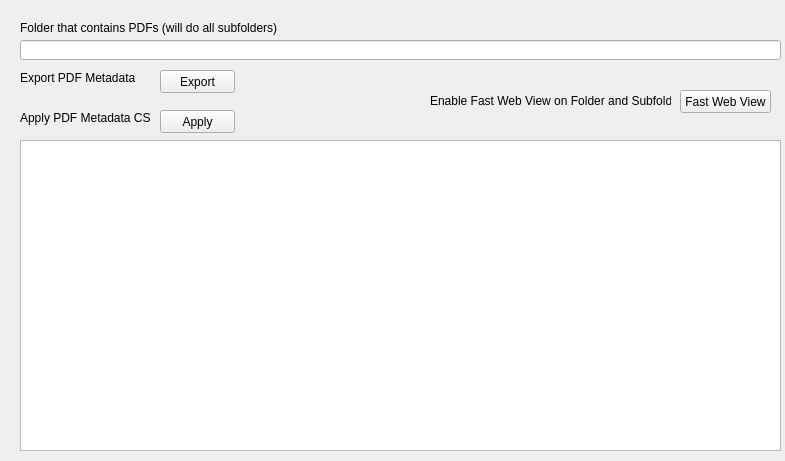
<?xml version="1.0" encoding="UTF-8"?>
<ui version="4.0">
 <class>MainWindow</class>
 <widget class="QMainWindow" name="MainWindow">
  <property name="geometry">
   <rect>
    <x>0</x>
    <y>0</y>
    <width>785</width>
    <height>461</height>
   </rect>
  </property>
  <property name="windowTitle">
   <string>PDF Metadata</string>
  </property>
  <widget class="QWidget" name="centralwidget">
   <widget class="QLineEdit" name="folderEntry">
    <property name="geometry">
     <rect>
      <x>20</x>
      <y>40</y>
      <width>761</width>
      <height>20</height>
     </rect>
    </property>
    <property name="text">
     <string/>
    </property>
   </widget>
   <widget class="QTextBrowser" name="textOutput">
    <property name="geometry">
     <rect>
      <x>20</x>
      <y>140</y>
      <width>761</width>
      <height>311</height>
     </rect>
    </property>
   </widget>
   <widget class="QLabel" name="label">
    <property name="geometry">
     <rect>
      <x>20</x>
      <y>20</y>
      <width>311</width>
      <height>16</height>
     </rect>
    </property>
    <property name="text">
     <string>Folder that contains PDFs (will do all subfolders)</string>
    </property>
   </widget>
   <widget class="QLabel" name="label_2">
    <property name="geometry">
     <rect>
      <x>20</x>
      <y>70</y>
      <width>121</width>
      <height>16</height>
     </rect>
    </property>
    <property name="text">
     <string>Export PDF Metadata</string>
    </property>
   </widget>
   <widget class="QLabel" name="label_3">
    <property name="geometry">
     <rect>
      <x>20</x>
      <y>110</y>
      <width>131</width>
      <height>16</height>
     </rect>
    </property>
    <property name="text">
     <string>Apply PDF Metadata CSV</string>
    </property>
   </widget>
   <widget class="QPushButton" name="exportButton">
    <property name="geometry">
     <rect>
      <x>160</x>
      <y>70</y>
      <width>75</width>
      <height>23</height>
     </rect>
    </property>
    <property name="text">
     <string>Export</string>
    </property>
   </widget>
   <widget class="QPushButton" name="applyButton">
    <property name="geometry">
     <rect>
      <x>160</x>
      <y>110</y>
      <width>75</width>
      <height>23</height>
     </rect>
    </property>
    <property name="text">
     <string>Apply</string>
    </property>
   </widget>
   <widget class="QPushButton" name="fastWebViewButton">
    <property name="geometry">
     <rect>
      <x>680</x>
      <y>90</y>
      <width>91</width>
      <height>23</height>
     </rect>
    </property>
    <property name="text">
     <string>Fast Web View</string>
    </property>
   </widget>
   <widget class="QLabel" name="label_4">
    <property name="geometry">
     <rect>
      <x>430</x>
      <y>90</y>
      <width>241</width>
      <height>21</height>
     </rect>
    </property>
    <property name="text">
     <string>Enable Fast Web View on Folder and Subfolders</string>
    </property>
   </widget>
  </widget>
 </widget>
 <resources/>
 <connections/>
</ui>
